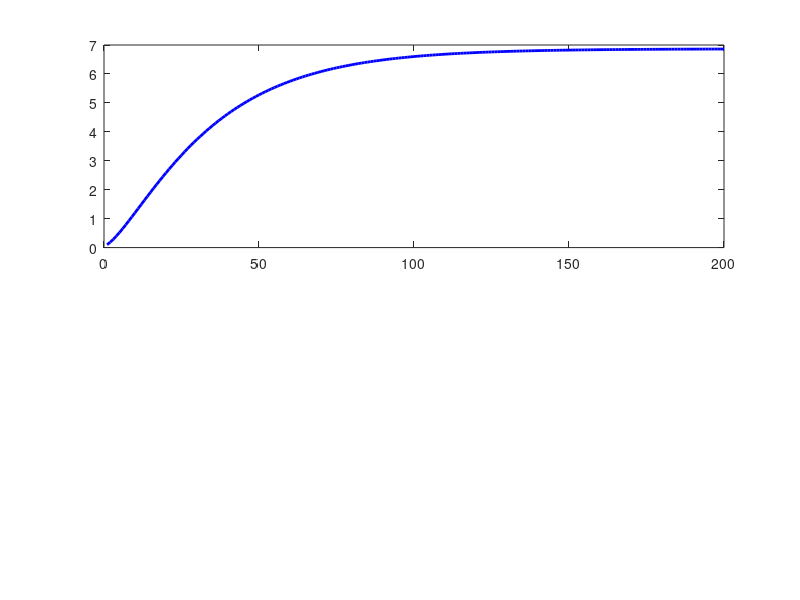

Reproduce this figure in MATLAB. (Note: this script raises an error after producing the figure.)
% Simple Solow, by Jorge Fernandez
clear; clc; close all;

% Parameters
alpha = 0.33;   % capital share
delta = 0.025;   % depreciation rate
s     = 0.2;    % savings rate
n     = 0.01;   % population growth
g     = 0.02;   % technology growth
T     = 200;    % time periods

% Initial capital per effective worker
k0 = 0.1;

% Arrays
k = zeros(1,T);   % capital per effective worker
y = zeros(1,T);   % output per effective worker
k(1) = k0;

% Solow model dynamics
for t = 1:T-1
    y(t) = k(t)^alpha;                         
    k(t+1) = (s*y(t) + (1 - delta) * k(t)) / (1 + n + g); 
end
y(T) = k(T)^alpha;

% Steady-state value
k_star = (s / (delta + n + g))^(1/(1-alpha));
y_star = k_star^alpha;

% Plot results
figure;
subplot(2,1,1);
plot(1:T, k, 'b', 'LineWidth', 2); hold on;
yline(k_star, 'r--', 'LineWidth', 1.5);
xlabel('Time');
ylabel('Capital per effective worker');
title('Dynamics of Capital per Effective Worker');
legend('k_t','Steady State k^*');

subplot(2,1,2);
plot(1:T, y, 'g', 'LineWidth', 2); hold on;
yline(y_star, 'r--', 'LineWidth', 1.5);
xlabel('Time');
ylabel('Output per effective worker');
title('Dynamics of Output per Effective Worker');
legend('y_t','Steady State y^*');
